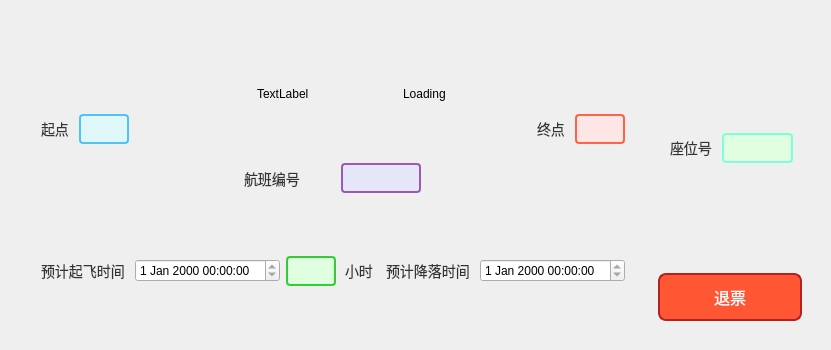
<?xml version="1.0" encoding="UTF-8"?>
<ui version="4.0">
 <class>TicketInfo</class>
 <widget class="QWidget" name="TicketInfo">
  <property name="geometry">
   <rect>
    <x>0</x>
    <y>0</y>
    <width>807</width>
    <height>350</height>
   </rect>
  </property>
  <property name="minimumSize">
   <size>
    <width>0</width>
    <height>350</height>
   </size>
  </property>
  <property name="windowTitle">
   <string>Form</string>
  </property>
  <layout class="QHBoxLayout" name="horizontalLayout_5">
   <item>
    <widget class="QWidget" name="widget_6" native="true">
     <layout class="QHBoxLayout" name="horizontalLayout_4">
      <item>
       <widget class="QWidget" name="widget_3" native="true">
        <layout class="QVBoxLayout" name="verticalLayout">
         <item>
          <widget class="QWidget" name="widget" native="true">
           <property name="minimumSize">
            <size>
             <width>0</width>
             <height>200</height>
            </size>
           </property>
           <layout class="QHBoxLayout" name="horizontalLayout">
            <item>
             <widget class="QLabel" name="label">
              <property name="maximumSize">
               <size>
                <width>50</width>
                <height>50</height>
               </size>
              </property>
              <property name="styleSheet">
               <string notr="true">QLabel {
    color: #333333; /* 深灰色文字，与对话框和文本输入框的文字颜色相同 */
    font-size: 14px; /* 与按钮、对话框和文本输入框相同的字体大小 */
    font-weight: normal; /* 默认字体粗细，可以根据需要调整 */
    margin: 5px 0; /* 上下外边距，根据需要调整 */
    background-color: transparent; /* 透明背景，不覆盖标签下的内容 */
}

QLabel:disabled {
    color: #888888; /* 禁用时文字颜色变暗，与禁用状态的文本输入框一致 */
}</string>
              </property>
              <property name="text">
               <string>起点</string>
              </property>
             </widget>
            </item>
            <item>
             <widget class="QLineEdit" name="StartPoint">
              <property name="maximumSize">
               <size>
                <width>50</width>
                <height>16777215</height>
               </size>
              </property>
              <property name="styleSheet">
               <string notr="true">QLineEdit {
    background-color: #e0f7fa; /* 浅蓝色背景 */
    border: 2px solid #4fc3f7; /* 蓝色边框 */
    border-radius: 4px; /* 圆角边框 */
    padding: 5px; /* 内边距 */
    color: #005f6a; /* 深蓝色文本 */
    selection-background-color: #4fc3f7; /* 选中时的背景颜色 */
    selection-color: #ffffff; /* 选中时的文本颜色 */
}

QLineEdit:focus {
    border-color: #00796b; /* 聚焦时边框颜色变深 */
    box-shadow: 0 0 4px rgba(0, 121, 107, 0.5); /* 聚焦时阴影效果 */
}

QLineEdit:disabled {
    background-color: #d3e5f3; /* 禁用时背景颜色变浅 */
    border-color: #a1c4dd; /* 禁用时边框颜色变浅 */
    color: #6d8cac; /* 禁用时文本颜色变暗 */
}

QLineEdit::placeholder {
    color: #6d8cac; /* 占位符文本颜色 */
    font-style: italic; /* 占位符文本斜体 */
}</string>
              </property>
              <property name="readOnly">
               <bool>true</bool>
              </property>
             </widget>
            </item>
            <item>
             <spacer name="horizontalSpacer">
              <property name="orientation">
               <enum>Qt::Orientation::Horizontal</enum>
              </property>
              <property name="sizeHint" stdset="0">
               <size>
                <width>40</width>
                <height>20</height>
               </size>
              </property>
             </spacer>
            </item>
            <item>
             <widget class="QWidget" name="widget_8" native="true">
              <property name="minimumSize">
               <size>
                <width>0</width>
                <height>150</height>
               </size>
              </property>
              <layout class="QVBoxLayout" name="verticalLayout_3">
               <item>
                <widget class="QWidget" name="widget_9" native="true">
                 <property name="minimumSize">
                  <size>
                   <width>0</width>
                   <height>75</height>
                  </size>
                 </property>
                 <layout class="QHBoxLayout" name="horizontalLayout_7">
                  <item>
                   <spacer name="horizontalSpacer_7">
                    <property name="orientation">
                     <enum>Qt::Orientation::Horizontal</enum>
                    </property>
                    <property name="sizeHint" stdset="0">
                     <size>
                      <width>40</width>
                      <height>20</height>
                     </size>
                    </property>
                   </spacer>
                  </item>
                  <item>
                   <widget class="QLabel" name="label_8">
                    <property name="minimumSize">
                     <size>
                      <width>100</width>
                      <height>75</height>
                     </size>
                    </property>
                    <property name="maximumSize">
                     <size>
                      <width>100</width>
                      <height>16777215</height>
                     </size>
                    </property>
                    <property name="text">
                     <string>TextLabel</string>
                    </property>
                   </widget>
                  </item>
                  <item>
                   <spacer name="horizontalSpacer_8">
                    <property name="orientation">
                     <enum>Qt::Orientation::Horizontal</enum>
                    </property>
                    <property name="sizeHint" stdset="0">
                     <size>
                      <width>40</width>
                      <height>20</height>
                     </size>
                    </property>
                   </spacer>
                  </item>
                  <item>
                   <widget class="QLabel" name="StateLabel">
                    <property name="text">
                     <string>Loading</string>
                    </property>
                   </widget>
                  </item>
                 </layout>
                </widget>
               </item>
               <item>
                <widget class="QWidget" name="widget_7" native="true">
                 <property name="minimumSize">
                  <size>
                   <width>0</width>
                   <height>50</height>
                  </size>
                 </property>
                 <layout class="QHBoxLayout" name="horizontalLayout_6">
                  <item>
                   <widget class="QLabel" name="label_5">
                    <property name="maximumSize">
                     <size>
                      <width>70</width>
                      <height>50</height>
                     </size>
                    </property>
                    <property name="styleSheet">
                     <string notr="true">QLabel {
    color: #333333; /* 深灰色文字，与对话框和文本输入框的文字颜色相同 */
    font-size: 14px; /* 与按钮、对话框和文本输入框相同的字体大小 */
    font-weight: normal; /* 默认字体粗细，可以根据需要调整 */
    margin: 5px 0; /* 上下外边距，根据需要调整 */
    background-color: transparent; /* 透明背景，不覆盖标签下的内容 */
}

QLabel:disabled {
    color: #888888; /* 禁用时文字颜色变暗，与禁用状态的文本输入框一致 */
}</string>
                    </property>
                    <property name="text">
                     <string>航班编号</string>
                    </property>
                   </widget>
                  </item>
                  <item>
                   <widget class="QLineEdit" name="FlightId">
                    <property name="minimumSize">
                     <size>
                      <width>0</width>
                      <height>0</height>
                     </size>
                    </property>
                    <property name="maximumSize">
                     <size>
                      <width>80</width>
                      <height>16777215</height>
                     </size>
                    </property>
                    <property name="styleSheet">
                     <string notr="true">QLineEdit {
    background-color: #e6e6fa; /* 浅紫色背景 */
    border: 2px solid #9b59b6; /* 紫色边框 */
    border-radius: 4px; /* 圆角边框 */
    padding: 5px; /* 内边距 */
    color: #4b0082; /* 深紫色文本（与浅紫色背景形成对比） */
    selection-background-color: #9b59b6; /* 选中时的背景颜色（与边框颜色相同） */
    selection-color: #ffffff; /* 选中时的文本颜色（白色） */
}

QLineEdit:focus {
    border-color: #6a0dad; /* 聚焦时边框颜色变深为深紫色 */
    box-shadow: 0 0 4px rgba(106, 13, 173, 0.5); /* 聚焦时阴影效果使用深紫色RGBA */
}

QLineEdit:disabled {
    background-color: #d8bfd8; /* 禁用时背景颜色变为更浅的紫色 */
    border-color: #b09cd9; /* 禁用时边框颜色变为更浅的紫色 */
    color: #800080; /* 禁用时文本颜色变为中紫色 */
}

QLineEdit::placeholder {
    color: #800080; /* 占位符文本颜色使用中紫色 */
    font-style: italic; /* 占位符文本斜体 */
}</string>
                    </property>
                    <property name="readOnly">
                     <bool>true</bool>
                    </property>
                   </widget>
                  </item>
                 </layout>
                </widget>
               </item>
              </layout>
             </widget>
            </item>
            <item>
             <spacer name="horizontalSpacer_3">
              <property name="orientation">
               <enum>Qt::Orientation::Horizontal</enum>
              </property>
              <property name="sizeHint" stdset="0">
               <size>
                <width>40</width>
                <height>20</height>
               </size>
              </property>
             </spacer>
            </item>
            <item>
             <widget class="QLabel" name="label_2">
              <property name="maximumSize">
               <size>
                <width>50</width>
                <height>50</height>
               </size>
              </property>
              <property name="styleSheet">
               <string notr="true">QLabel {
    color: #333333; /* 深灰色文字，与对话框和文本输入框的文字颜色相同 */
    font-size: 14px; /* 与按钮、对话框和文本输入框相同的字体大小 */
    font-weight: normal; /* 默认字体粗细，可以根据需要调整 */
    margin: 5px 0; /* 上下外边距，根据需要调整 */
    background-color: transparent; /* 透明背景，不覆盖标签下的内容 */
}

QLabel:disabled {
    color: #888888; /* 禁用时文字颜色变暗，与禁用状态的文本输入框一致 */
}</string>
              </property>
              <property name="text">
               <string>终点</string>
              </property>
             </widget>
            </item>
            <item>
             <widget class="QLineEdit" name="EndPoint">
              <property name="maximumSize">
               <size>
                <width>50</width>
                <height>16777215</height>
               </size>
              </property>
              <property name="styleSheet">
               <string notr="true">QLineEdit {
    background-color: #ffe6e6; /* 浅红色背景 */
    border: 2px solid #ff6347; /* 鲜红色边框 */
    border-radius: 4px; /* 圆角边框 */
    padding: 5px; /* 内边距 */
    color: #8b0000; /* 暗红色文本 */
    selection-background-color: #ff4500; /* 选中时的背景颜色（橙色红） */
    selection-color: #ffffff; /* 选中时的文本颜色（白色） */
}

QLineEdit:focus {
    border-color: #dc143c; /* 聚焦时边框颜色变为更深的红色 */
    box-shadow: 0 0 4px rgba(220, 20, 60, 0.5); /* 聚焦时阴影效果 */
}

QLineEdit:disabled {
    background-color: #f5dcdc; /* 禁用时背景颜色变浅 */
    border-color: #e9967a; /* 禁用时边框颜色变浅 */
    color: #a52a2a; /* 禁用时文本颜色变暗 */
}

QLineEdit::placeholder {
    color: #a52a2a; /* 占位符文本颜色（暗红色） */
    font-style: italic; /* 占位符文本斜体 */
}</string>
              </property>
              <property name="readOnly">
               <bool>true</bool>
              </property>
             </widget>
            </item>
           </layout>
          </widget>
         </item>
         <item>
          <widget class="QWidget" name="widget_2" native="true">
           <property name="minimumSize">
            <size>
             <width>0</width>
             <height>100</height>
            </size>
           </property>
           <layout class="QHBoxLayout" name="horizontalLayout_2">
            <item>
             <widget class="QLabel" name="label_3">
              <property name="maximumSize">
               <size>
                <width>100</width>
                <height>16777215</height>
               </size>
              </property>
              <property name="styleSheet">
               <string notr="true">QLabel {
    color: #333333; /* 深灰色文字，与对话框和文本输入框的文字颜色相同 */
    font-size: 14px; /* 与按钮、对话框和文本输入框相同的字体大小 */
    font-weight: normal; /* 默认字体粗细，可以根据需要调整 */
    margin: 5px 0; /* 上下外边距，根据需要调整 */
    background-color: transparent; /* 透明背景，不覆盖标签下的内容 */
}

QLabel:disabled {
    color: #888888; /* 禁用时文字颜色变暗，与禁用状态的文本输入框一致 */
}</string>
              </property>
              <property name="text">
               <string>预计起飞时间</string>
              </property>
             </widget>
            </item>
            <item>
             <widget class="QDateTimeEdit" name="StartTime">
              <property name="readOnly">
               <bool>true</bool>
              </property>
             </widget>
            </item>
            <item>
             <spacer name="horizontalSpacer_2">
              <property name="orientation">
               <enum>Qt::Orientation::Horizontal</enum>
              </property>
              <property name="sizeHint" stdset="0">
               <size>
                <width>40</width>
                <height>20</height>
               </size>
              </property>
             </spacer>
            </item>
            <item>
             <spacer name="horizontalSpacer_5">
              <property name="orientation">
               <enum>Qt::Orientation::Horizontal</enum>
              </property>
              <property name="sizeHint" stdset="0">
               <size>
                <width>40</width>
                <height>20</height>
               </size>
              </property>
             </spacer>
            </item>
            <item>
             <widget class="QLineEdit" name="FlyTime">
              <property name="minimumSize">
               <size>
                <width>50</width>
                <height>0</height>
               </size>
              </property>
              <property name="styleSheet">
               <string notr="true">QLineEdit {
    background-color: #e0ffe0; /* 浅绿色背景 */
    border: 2px solid #32cd32; /* 绿色边框 */
    border-radius: 4px; /* 圆角边框 */
    padding: 5px; /* 内边距 */
    color: #000000; /* 黑色文本（与浅绿色背景形成对比） */
    selection-background-color: #90ee90; /* 选中时的背景颜色（比边框稍浅的绿色） */
    selection-color: #000000; /* 选中时的文本颜色（黑色） */
}

QLineEdit:focus {
    border-color: #006400; /* 聚焦时边框颜色变深为深绿色 */
    box-shadow: 0 0 4px rgba(0, 100, 0, 0.5); /* 聚焦时阴影效果使用深绿色RGBA */
}

QLineEdit:disabled {
    background-color: #d3f5d3; /* 禁用时背景颜色变为更浅的绿色 */
    border-color: #98fb98; /* 禁用时边框颜色变为与浅绿色相协调的浅色 */
    color: #556b2f; /* 禁用时文本颜色变为深绿色（与浅绿色相协调） */
}

QLineEdit::placeholder {
    color: #556b2f; /* 占位符文本颜色使用深绿色（与浅绿色相协调） */
    font-style: italic; /* 占位符文本斜体 */
}</string>
              </property>
              <property name="readOnly">
               <bool>true</bool>
              </property>
             </widget>
            </item>
            <item>
             <widget class="QLabel" name="label_7">
              <property name="styleSheet">
               <string notr="true">QLabel {
    color: #333333; /* 深灰色文字，与对话框和文本输入框的文字颜色相同 */
    font-size: 14px; /* 与按钮、对话框和文本输入框相同的字体大小 */
    font-weight: normal; /* 默认字体粗细，可以根据需要调整 */
    margin: 5px 0; /* 上下外边距，根据需要调整 */
    background-color: transparent; /* 透明背景，不覆盖标签下的内容 */
}

QLabel:disabled {
    color: #888888; /* 禁用时文字颜色变暗，与禁用状态的文本输入框一致 */
}</string>
              </property>
              <property name="text">
               <string>小时</string>
              </property>
             </widget>
            </item>
            <item>
             <spacer name="horizontalSpacer_6">
              <property name="orientation">
               <enum>Qt::Orientation::Horizontal</enum>
              </property>
              <property name="sizeHint" stdset="0">
               <size>
                <width>40</width>
                <height>20</height>
               </size>
              </property>
             </spacer>
            </item>
            <item>
             <spacer name="horizontalSpacer_4">
              <property name="orientation">
               <enum>Qt::Orientation::Horizontal</enum>
              </property>
              <property name="sizeHint" stdset="0">
               <size>
                <width>40</width>
                <height>20</height>
               </size>
              </property>
             </spacer>
            </item>
            <item>
             <widget class="QLabel" name="label_4">
              <property name="maximumSize">
               <size>
                <width>100</width>
                <height>16777215</height>
               </size>
              </property>
              <property name="styleSheet">
               <string notr="true">QLabel {
    color: #333333; /* 深灰色文字，与对话框和文本输入框的文字颜色相同 */
    font-size: 14px; /* 与按钮、对话框和文本输入框相同的字体大小 */
    font-weight: normal; /* 默认字体粗细，可以根据需要调整 */
    margin: 5px 0; /* 上下外边距，根据需要调整 */
    background-color: transparent; /* 透明背景，不覆盖标签下的内容 */
}

QLabel:disabled {
    color: #888888; /* 禁用时文字颜色变暗，与禁用状态的文本输入框一致 */
}</string>
              </property>
              <property name="text">
               <string>预计降落时间</string>
              </property>
             </widget>
            </item>
            <item>
             <widget class="QDateTimeEdit" name="EndTime">
              <property name="readOnly">
               <bool>true</bool>
              </property>
              <property name="currentSection">
               <enum>QDateTimeEdit::Section::YearSection</enum>
              </property>
             </widget>
            </item>
           </layout>
          </widget>
         </item>
        </layout>
       </widget>
      </item>
      <item>
       <widget class="QWidget" name="widget_5" native="true">
        <layout class="QVBoxLayout" name="verticalLayout_2">
         <item>
          <widget class="QWidget" name="widget_4" native="true">
           <layout class="QHBoxLayout" name="horizontalLayout_3">
            <item>
             <widget class="QLabel" name="label_6">
              <property name="styleSheet">
               <string notr="true">QLabel {
    color: #333333; /* 深灰色文字，与对话框和文本输入框的文字颜色相同 */
    font-size: 14px; /* 与按钮、对话框和文本输入框相同的字体大小 */
    font-weight: normal; /* 默认字体粗细，可以根据需要调整 */
    margin: 5px 0; /* 上下外边距，根据需要调整 */
    background-color: transparent; /* 透明背景，不覆盖标签下的内容 */
}

QLabel:disabled {
    color: #888888; /* 禁用时文字颜色变暗，与禁用状态的文本输入框一致 */
}</string>
              </property>
              <property name="text">
               <string>座位号</string>
              </property>
             </widget>
            </item>
            <item>
             <widget class="QLineEdit" name="SeatIdLine">
              <property name="styleSheet">
               <string notr="true">QLineEdit {
    background-color: #e0ffe0; /* 浅青色背景 */
    border: 2px solid #7fffd4; /* 青色边框 */
    border-radius: 4px; /* 圆角边框保持不变 */
    padding: 5px; /* 内边距保持不变 */
    color: #006400; /* 深绿色文本，与青色形成对比 */
    selection-background-color: #7fffd4; /* 选中时的背景颜色与边框颜色相同 */
    selection-color: #000000; /* 选中时的文本颜色为黑色，确保可读性 */
}

QLineEdit:focus {
    border-color: #008000; /* 聚焦时边框颜色为更深的青色（或绿色） */
    box-shadow: 0 0 4px rgba(0, 128, 0, 0.5); /* 聚焦时阴影效果为青色 */
}

QLineEdit:disabled {
    background-color: #d3f5d3; /* 禁用时背景颜色为更浅的青色 */
    border-color: #a8dadc; /* 禁用时边框颜色为更浅的青色 */
    color: #556b2f; /* 禁用时文本颜色为较暗的青色（或绿色） */
}

QLineEdit::placeholder {
    color: #556b2f; /* 占位符文本颜色与禁用时文本颜色相同 */
    font-style: italic; /* 占位符文本斜体保持不变 */
}</string>
              </property>
              <property name="readOnly">
               <bool>true</bool>
              </property>
             </widget>
            </item>
           </layout>
          </widget>
         </item>
         <item>
          <widget class="QPushButton" name="RefundTicketBtn">
           <property name="styleSheet">
            <string notr="true">QPushButton {
    background-color: #FF5733; /* 红色背景 */
    border: 2px solid #B22222; /* 深红色边框 */
    border-radius: 8px; /* 圆角边框保持不变 */
    color: #ffffff; /* 白色文本保持不变 */
    padding: 10px 20px; /* 内边距保持不变 */
    font-size: 16px; /* 字体大小保持不变 */
    min-width: 100px; /* 最小宽度保持不变 */
    transition: background-color 0.3s, border-color 0.3s; /* 平滑过渡效果保持不变 */
}

QPushButton:hover {
    background-color: #FF7F50; /* 鼠标悬停时背景颜色变为浅红色 */
    border-color: #FF4500; /* 鼠标悬停时边框颜色变为橙色红 */
}

QPushButton:pressed {
    background-color: #C70039; /* 按下时背景颜色变为深红色 */
    border-color: #8B0000; /* 按下时边框颜色变为更深的红色 */
}

QPushButton:disabled {
    background-color: #FFCCCC; /* 禁用时背景颜色变为浅粉红色 */
    border-color: #FF6347; /* 禁用时边框颜色变为番茄红 */
    color: #888888; /* 禁用时文本颜色保持为灰色，或可根据需求调整 */
}</string>
           </property>
           <property name="text">
            <string>退票</string>
           </property>
          </widget>
         </item>
        </layout>
       </widget>
      </item>
     </layout>
    </widget>
   </item>
  </layout>
 </widget>
 <resources/>
 <connections/>
</ui>
